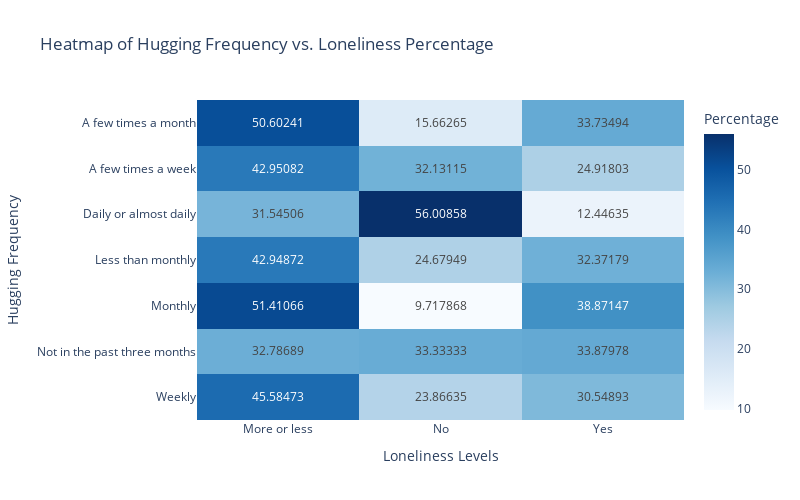

Write notebook code for a chart like this one.
### Code cell
import pandas as pd
import plotly.express as px

# Assuming 'hugging_emptiness_2021' is your DataFrame and already includes the necessary data.
# Calculate percentages
grouped = hugging_emptiness_2021.groupby(['CONNECTION_activities_hug_p3m', 'LONELY_dejong_emotional_social_loneliness_scale_emptiness']).size().reset_index(name='counts')
total = grouped.groupby('CONNECTION_activities_hug_p3m')['counts'].transform('sum')
grouped['percentage'] = (grouped['counts'] / total) * 100

# Pivot the data for heatmap use
heatmap_data = grouped.pivot(index="CONNECTION_activities_hug_p3m", columns="LONELY_dejong_emotional_social_loneliness_scale_emptiness", values="percentage")

# Generate the heatmap
fig = px.imshow(heatmap_data,
                text_auto=True,
                labels=dict(x="Loneliness Category", y="Hugging Frequency", color="Percentage"),
                color_continuous_scale='Blues',  # Choose a color scale
                aspect="auto",  # Adjust the aspect ratio
                title="Heatmap of Hugging Frequency vs. Loneliness Percentage")
fig.update_xaxes(side="bottom")  # Ensure x-axis is at the bottom
fig.update_layout(
    xaxis_title='Loneliness Levels',
    yaxis_title='Hugging Frequency',
    width=800,
    height=500,
    coloraxis_colorbar={
        'title':'Percentage'})
fig.show()

### Figure 1 — Plotly figure (JSON) as saved in the notebook; plotly's stock layout.template omitted (floating-point values rounded to 4 significant figures)
{"data": [{"coloraxis": "coloraxis", "hovertemplate": "Loneliness Category: %{x}<br>Hugging Frequency: %{y}<br>Percentage: %{z}<extra></extra>", "name": "0", "texttemplate": "%{z}", "type": "heatmap", "x": ["More or less", "No", "Yes"], "xaxis": "x", "y": ["A few times a month", "A few times a week", "Daily or almost daily", "Less than monthly", "Monthly", "Not in the past three months", "Weekly"], "yaxis": "y", "z": [[50.6, 15.66, 33.73], [42.95, 32.13, 24.92], [31.55, 56.01, 12.45], [42.95, 24.68, 32.37], [51.41, 9.718, 38.87], [32.79, 33.33, 33.88], [45.58, 23.87, 30.55]]}], "layout": {"coloraxis": {"colorbar": {"title": {"text": "Percentage"}}, "colorscale": [[0, "rgb(247,251,255)"], [0.125, "rgb(222,235,247)"], [0.25, "rgb(198,219,239)"], [0.375, "rgb(158,202,225)"], [0.5, "rgb(107,174,214)"], [0.625, "rgb(66,146,198)"], [0.75, "rgb(33,113,181)"], [0.875, "rgb(8,81,156)"], [1, "rgb(8,48,107)"]]}, "height": 500, "title": {"text": "Heatmap of Hugging Frequency vs. Loneliness Percentage"}, "width": 800, "xaxis": {"anchor": "y", "autorange": true, "domain": [0, 1], "range": [-0.5, 2.5], "side": "bottom", "title": {"text": "Loneliness Levels"}, "type": "category"}, "yaxis": {"anchor": "x", "autorange": true, "domain": [0, 1], "range": [6.5, -0.5], "title": {"text": "Hugging Frequency"}, "type": "category"}}}
